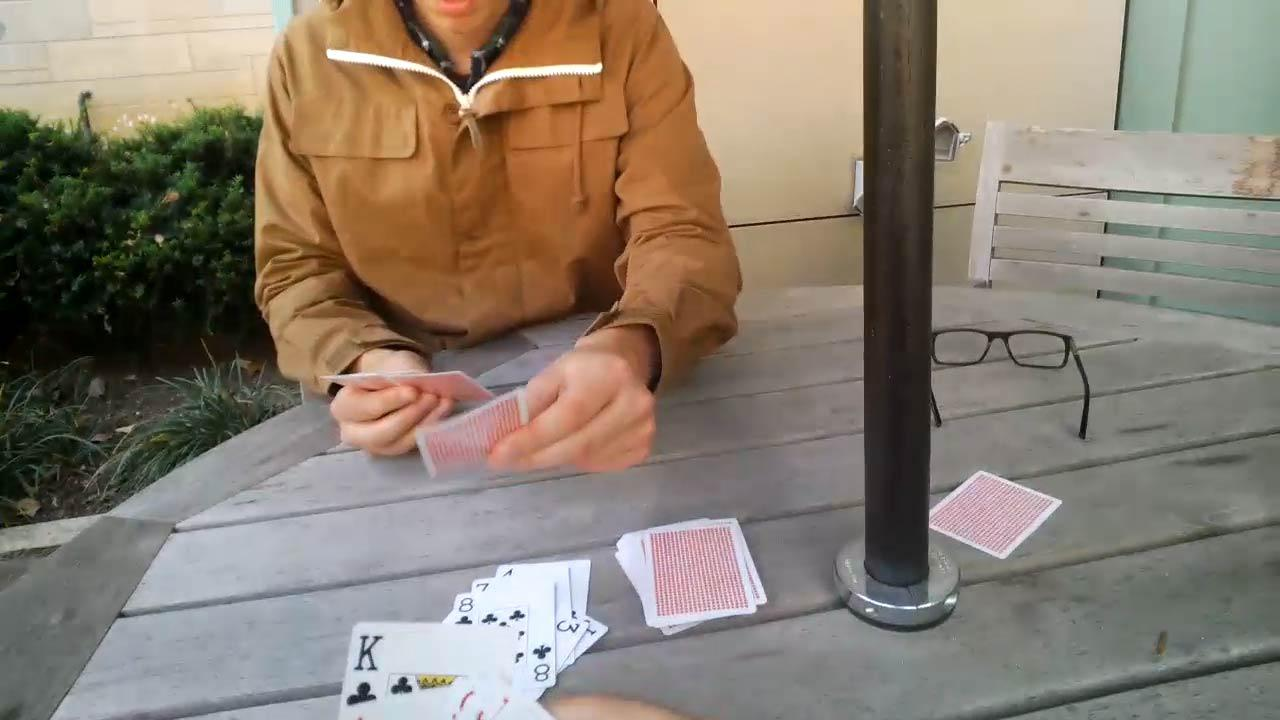
#> input picture image_data/hands/images/test/CARDS_COURTYARD_H_S_frame_0611_jpg.rf.998fea83f9f1accde92be827e7a53f9b.jpg, 1280 x 720 px
$ python -i image_find_focus.py   (imports and definitions only)
#> lines starting #> are read from the running program, lines starting #| are printed output that depends on the picture; after the words box and inside, x2 and y2 are one past the last pixel; in counts of white or black regions, pixels touching at a corner belong together
### code/robot/__init__.py
# -*- coding: utf-8 -*-
import os
import sys
from pathlib import Path
import logging
import colorlog


def get_root():
    file = Path(__file__).resolve()
    root = file.parents[0]
    if str(root) not in sys.path:
        sys.path.append(str(root))
    root = Path(os.path.relpath(root, Path.cwd()))
    root = str(root) + '/'
    return root


def create_logger(mode):
    # 创建一个日志器
    logger = logging.getLogger("Robot")
    if not logger.handlers:
        # console输出
        if mode == "console":
            handler = logging.StreamHandler()
            logger.setLevel(logging.DEBUG)
            formatter = colorlog.ColoredFormatter(
                fmt='%(log_color)s[%(asctime)s.%(msecs)03d] %(filename)s -> %(funcName)s line:%(lineno)d [%(levelname)s] : %(message)s',
                datefmt='%Y-%m-%d  %H:%M:%S',
                log_colors={
                    'DEBUG': 'white',
                    'INFO': 'green',
                    'WARNING': 'yellow',
                    'ERROR': 'red',
                    'CRITICAL': 'bold_red',
                }
            )

        # exe下输出文�?
        elif mode == "file":
            log_file = ROOT + "../../Robot.log"
            handler = logging.FileHandler(log_file, mode="w", encoding="UTF-8")
            logger.setLevel(logging.WARNING)
            formatter = logging.Formatter(
                fmt='[%(asctime)s.%(msecs)03d] %(filename)s -> %(funcName)s line:%(lineno)d [%(levelname)s] : %(message)s',
                datefmt='%Y-%m-%d  %H:%M:%S')

        handler.setFormatter(formatter)
        logger.addHandler(handler)

    return logger


ROOT = get_root()
IMAGE_DATA_PATH = ROOT + "../../image_data/"  # 数据集文件相对于robot的路�?
PARAMS_YAML = ROOT + "../../params.yaml"  # params.yaml文件相对于robot的路�?
SERVER_ADDR = ('localhost', 8000)  # 机械臂IP地址与端口号

LOG = create_logger("console")
# LOG = create_logger("file")

### code/robot/image_find_focus.py
# -*- coding: utf-8 -*-
import cv2
import numpy as np
from robot import LOG

class FocusFinder(object):
    def __init__(self, scale=1, allowed_moving_girth=300):
        self.scale = scale
        self.allowed_moving_girth = allowed_moving_girth
        self.allowed_moving_length = 10
        self.pre_corner_point = [(0, 0), (0, 0), (0, 0), (0, 0)]
        self.pre_max_length = 0
        self.is_first = True

    def find_focus(self, img, min_threshold=30, max_threshold=250):
        source_img = img.copy()
        img = cv2.GaussianBlur(img, (3, 3), 0, 0)

        canny = cv2.Canny(img, min_threshold, max_threshold)
        # cv2.imshow("canny", canny)
        k = np.ones((3, 3), np.uint8)
        canny = cv2.morphologyEx(canny, cv2.MORPH_CLOSE, k)

        contours, hierarchy = cv2.findContours(canny, cv2.RETR_EXTERNAL, cv2.CHAIN_APPROX_SIMPLE)
        contours = sorted(contours, key=cv2.contourArea, reverse=True)[:1]
        if len(contours) == 0:
            return 0, False
        max_length = abs(cv2.arcLength(contours[0], True))

        if max_length < 600:
            return 0, False
        temp_caver = np.ones(canny.shape, np.uint8) * 255
        contours1 = cv2.approxPolyDP(contours[0], 10, True)
        cv2.drawContours(temp_caver, contours1, -1, (0, 255, 0), 1)
        # 备选拐点
        corners = cv2.goodFeaturesToTrack(temp_caver, 25, 0.1, 10)
        if corners is None:
            return 0, False
        criteria = (cv2.TERM_CRITERIA_EPS + cv2.TERM_CRITERIA_MAX_ITER, 30, 0.001)
        cv2.cornerSubPix(temp_caver, corners, (11, 11), (-1, -1), criteria)
        corners = np.int0(corners)
        point_list = []
        for i in corners:
            x, y = i.ravel()
            point_list.append((x, y))

        corner_point = self.find_corner(point_list)  # 找到4个顶点
        sort_corner_list = self.sort_corner(corner_point)

        if self.is_first:
            self.pre_corner_point = sort_corner_list
            self.pre_max_length = max_length
            self.is_first = False

        if abs(self.pre_max_length - max_length) > self.allowed_moving_girth:
            # LOG.debug("物体入侵")
            self.pre_max_length = max_length
            return 0, False

        if np.max(abs(np.array(sort_corner_list) - np.array(self.pre_corner_point))) > self.allowed_moving_length:
            # LOG.warning(f"角点错误:{sort_corner_list}, {self.pre_corner_point}")
            self.pre_corner_point = sort_corner_list
            return 0, False

        self.pre_corner_point = sort_corner_list
        self.pre_max_length = max_length

        hight, width = self.calSize(sort_corner_list, self.scale)
        aim_size = np.float32([[0, 0], [width, 0], [width, hight], [0, hight]])
        raw_size = []

        for x, y in sort_corner_list:
            raw_size.append([x, y])

        raw_size = np.float32(raw_size)
        translate_map = cv2.getPerspectiveTransform(raw_size, aim_size)
        translate_img = cv2.warpPerspective(source_img, translate_map, (int(width), int(hight)))
        translate_img = cv2.flip(translate_img, 1)  # 对角镜像
        return translate_img, True

    def calSize(self, sort_corner_list, scale):
        h1 = (sort_corner_list[2][1] - sort_corner_list[1][1])
        h2 = (sort_corner_list[3][1] - sort_corner_list[0][1])
        hight = max(h1, h2) * scale

        w1 = (sort_corner_list[0][0] - sort_corner_list[1][0])
        w2 = (sort_corner_list[3][0] - sort_corner_list[2][0])
        width = max(w1, w2) * scale

        return hight, width

    def sort_corner(self, corner_point):
        for i in range(len(corner_point)):
            for j in range(i + 1, len(corner_point)):
                if corner_point[i][1] > corner_point[j][1]:
                    tmp = corner_point[j]
                    corner_point[j] = corner_point[i]
                    corner_point[i] = tmp
        top = corner_point[:2]
        bot = corner_point[2:]

        if top[0][0] > top[1][0]:
            tmp = top[1]
            top[1] = top[0]
            top[0] = tmp

        if bot[0][0] > bot[1][0]:
            tmp = bot[1]
            bot[1] = bot[0]
            bot[0] = tmp

        tl = top[1]
        tr = top[0]
        bl = bot[0]
        br = bot[1]
        corners = [tl, tr, bl, br]
        return corners

    def area(self, a, b, c):
        return (a[0] - c[0]) * (b[1] - c[1]) - (b[0] - c[0]) * (a[1] - c[1])

    def find_corner(self, point_list):
        corner_num = len(point_list)
        ans = 0.0
        ans_point_index_list = [0, 0, 0, 0]
        m1_point = 0
        m2_point = 0
        for i in range(corner_num):
            for j in range(corner_num):
                if (i == j):
                    continue
                m1 = 0.0
                m2 = 0.0

                for k in range(corner_num):
                    if (k == i or k == j):
                        continue
                    a = point_list[i][1] - point_list[j][1]
                    b = point_list[j][0] - point_list[i][0]
                    c = point_list[i][0] * point_list[j][1] - point_list[j][0] * point_list[i][1]
                    temp = a * point_list[k][0] + b * point_list[k][1] + c

                    if (temp > 0):
                        tmp_area = abs(self.area(point_list[i], point_list[j], point_list[k]) / 2)
                        if tmp_area > m1:
                            m1 = tmp_area
                            m1_point = k

                    elif (temp < 0):
                        tmp_area = abs(self.area(point_list[i], point_list[j], point_list[k]) / 2)
                        if tmp_area > m2:
                            m2 = tmp_area
                            m2_point = k

                if (m1 == 0.0 or m2 == 0.0):
                    continue
                if (m1 + m2 > ans):
                    ans_point_index_list[0] = i
                    ans_point_index_list[1] = j
                    ans_point_index_list[2] = m1_point
                    ans_point_index_list[3] = m2_point
                    ans = m1 + m2
        ans_point_list = []
        for i in ans_point_index_list:
            ans_point_list.append(point_list[i])
        return ans_point_list

>>> import cv2
>>> picture = cv2.imread('../../image_data/hands/images/test/CARDS_COURTYARD_H_S_frame_0611_jpg.rf.998fea83f9f1accde92be827e7a53f9b.jpg')
#> picture is the input picture: shape (720, 1280, 3); mean B, G, R 111.9, 125.2, 137.3
>>> result = FocusFinder().find_focus(picture)
#> in find_focus, `canny = cv2.Canny(img, min_threshold, max_threshold)`:
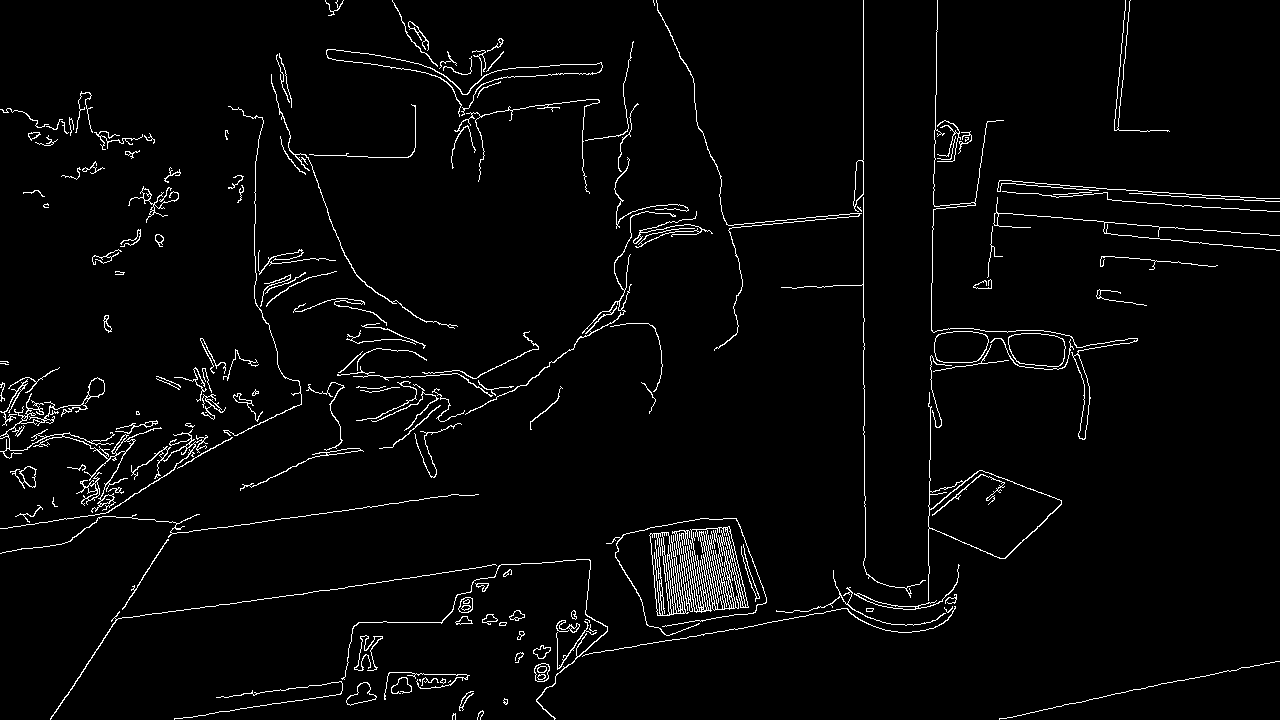
#> canny: shape (720, 1280); 3% white in thin lines or dots
#> in find_focus, `canny = cv2.morphologyEx(canny, cv2.MORPH_CLOSE, k)`:
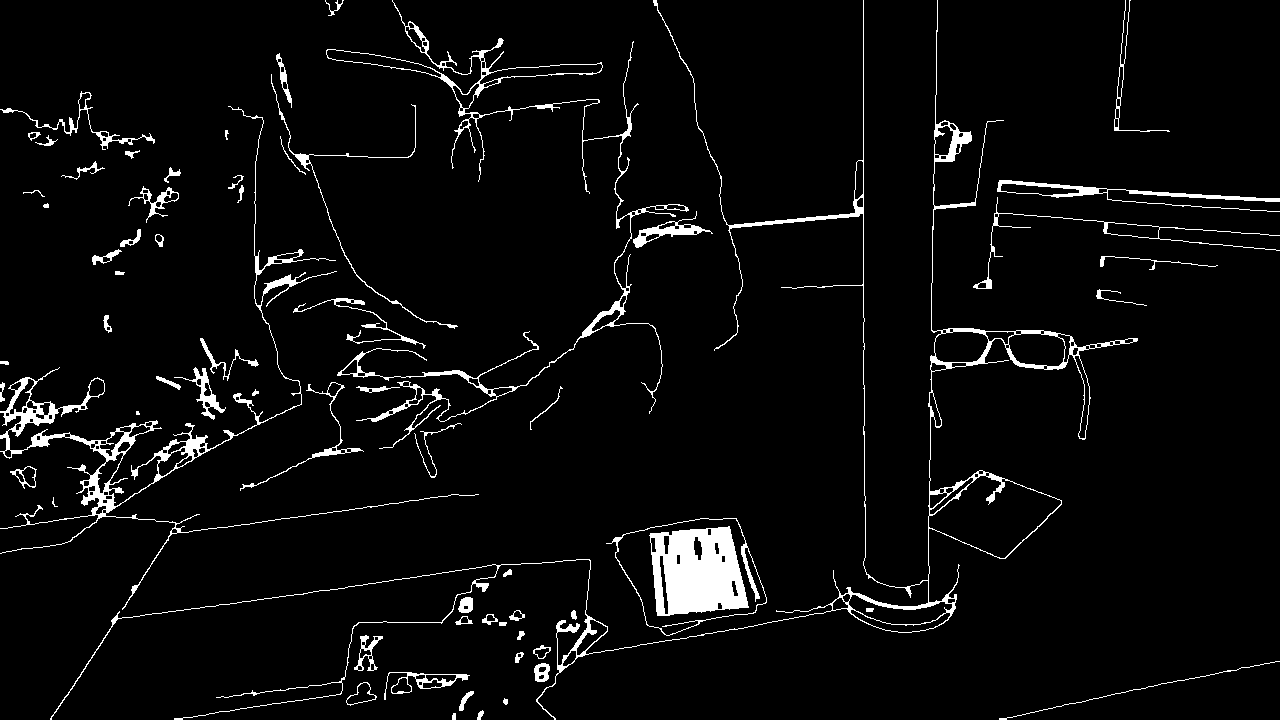
#> canny: shape (720, 1280); 4.3% white; 66 white regions (2 under 20 px)
#> in find_focus, `contours, hierarchy = cv2.findContours(canny, cv2.RETR_EXTERNAL, cv2.C..`: contours = 64 contours, 12 with area under 20; largest, box (x1, y1, x2, y2) and area: (50, 0, 1138, 720) 18746, (606, 518, 767, 636) 12418, (0, 106, 479, 610) 6871, (326, 0, 689, 449) 5976, (997, 180, 1280, 212) 1493
#> in find_focus, `contours = sorted(contours, key=cv2.contourArea, reverse=True)[:1]`: contours = 1 contour; box (x1, y1, x2, y2) and area: (50, 0, 1138, 720) 18746
#> in find_focus, `max_length = abs(cv2.arcLength(contours[0], True))`: max_length = 9335.6
#> in find_focus, `contours1 = cv2.approxPolyDP(contours[0], 10, True)`: contours1 = contour of 95 points, box (x1, y1, x2, y2) (50, 0, 1138, 720), area 19622
#> in find_focus, `cv2.drawContours(temp_caver, contours1, -1, (0, 255, 0), 1)`:
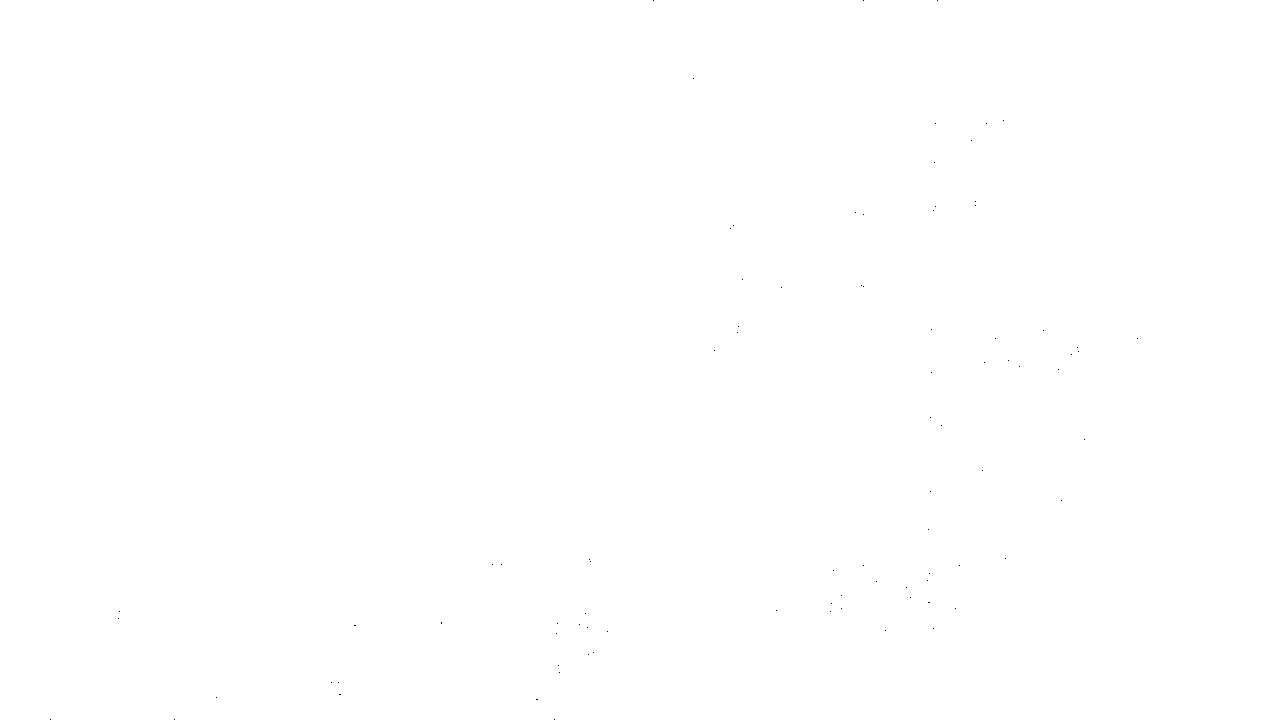
#> temp_caver: shape (720, 1280); 100% white; black in thin lines or dots, all inside (x1, y1, x2, y2) = (50, 0, 1138, 720)
#> in find_focus, `corners = cv2.goodFeaturesToTrack(temp_caver, 25, 0.1, 10)`: corners = 25 rows, first 8: [537, 699], [340, 694], [355, 625], [441, 623], [929, 602], [216, 697], [338, 682], [559, 672]
#> in find_focus, `corners = np.int0(corners)`: corners = 25 rows, first 8: [536, 699], [338, 691], [354, 625], [441, 622], [928, 602], [216, 697], [337, 689], [558, 668]
#> the loop in find_focus, `for i in corners:` made 25 passes
#> after the loop in find_focus, `for i in corners:`: point_list = 25 pairs, first value 118 to 955, second value 581 to 699
#> in find_corner, `corner_num = len(point_list)`: corner_num = 25
#> after the loop in find_corner, `for i in range(corner_num):`: ans = 52294; ans_point_index_list = [0, 15, 24, 5]; m1_point = 5; m2_point = 12
#> in find_corner, `ans_point_list = []`: ans_point_list = []
#> the loop in find_corner, `for i in ans_point_index_list:` made 4 passes
#> i on passes 2 to 4: 15, 24, 5
#> after the loop in find_corner, `for i in ans_point_index_list:`: ans_point_list = [(536, 699), (118, 614), (876, 581), (216, 697)]
#> the loop in sort_corner, `for i in range(len(corner_point)):` made 4 passes
#> after the loop in sort_corner, `for i in range(len(corner_point)):`: corner_point = [(876, 581), (118, 614), (216, 697), (536, 699)]
#> in sort_corner, `top = corner_point[:2]`: top = [(876, 581), (118, 614)]
#> in sort_corner, `bot = corner_point[2:]`: bot = [(216, 697), (536, 699)]
#> in sort_corner, `tmp = top[1]`: tmp = (118, 614)
#> in sort_corner, `tl = top[1]`: tl = (876, 581)
#> in sort_corner, `tr = top[0]`: tr = (118, 614)
#> in sort_corner, `bl = bot[0]`: bl = (216, 697)
#> in sort_corner, `br = bot[1]`: br = (536, 699)
#> in sort_corner, `corners = [tl, tr, bl, br]`: corners = [(876, 581), (118, 614), (216, 697), (536, 699)]
#> in find_focus, `self.pre_max_length = max_length`: self.pre_max_length = 9335.6
#> in calSize, `h1 = (sort_corner_list[2][1] - sort_corner_list[1][1])`: h1 = 83
#> in calSize, `h2 = (sort_corner_list[3][1] - sort_corner_list[0][1])`: h2 = 118
#> in calSize, `w1 = (sort_corner_list[0][0] - sort_corner_list[1][0])`: w1 = 758
#> in calSize, `w2 = (sort_corner_list[3][0] - sort_corner_list[2][0])`: w2 = 320
#> in calSize, `width = max(w1, w2) * scale`: width = 758
#> in find_focus, `hight, width = self.calSize(sort_corner_list, self.scale)`: hight = 118; width = 758
#> in find_focus, `aim_size = np.float32([[0, 0], [width, 0], [width, hight], [0, hight]])`: aim_size = [[0, 0], [758, 0], [758, 118], [0, 118]]
#> the loop in find_focus, `for x, y in sort_corner_list:` made 4 passes
#> after the loop in find_focus, `for x, y in sort_corner_list:`: raw_size = [[876, 581], [118, 614], [216, 697], [536, 699]]
#> in find_focus, `translate_map = cv2.getPerspectiveTransform(raw_size, aim_size)`: translate_map = [[-0.231, -0.665, 588.2], [0.00584, 0.134, -82.99], [6.48e-05, -0.00131, 1]]
#> in find_focus, `translate_img = cv2.warpPerspective(source_img, translate_map, (int(wi..`:
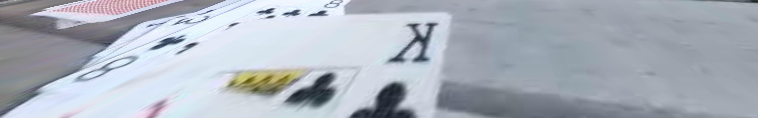
#> translate_img: shape (118, 758, 3); mean B, G, R 188, 177.7, 171
#> in find_focus, `translate_img = cv2.flip(translate_img, 1)`:
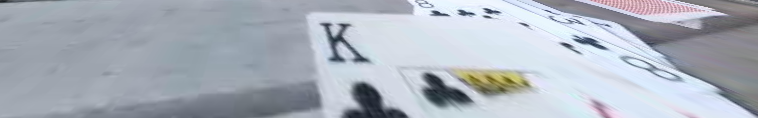
#> translate_img: shape (118, 758, 3); mean B, G, R 188, 177.7, 171
